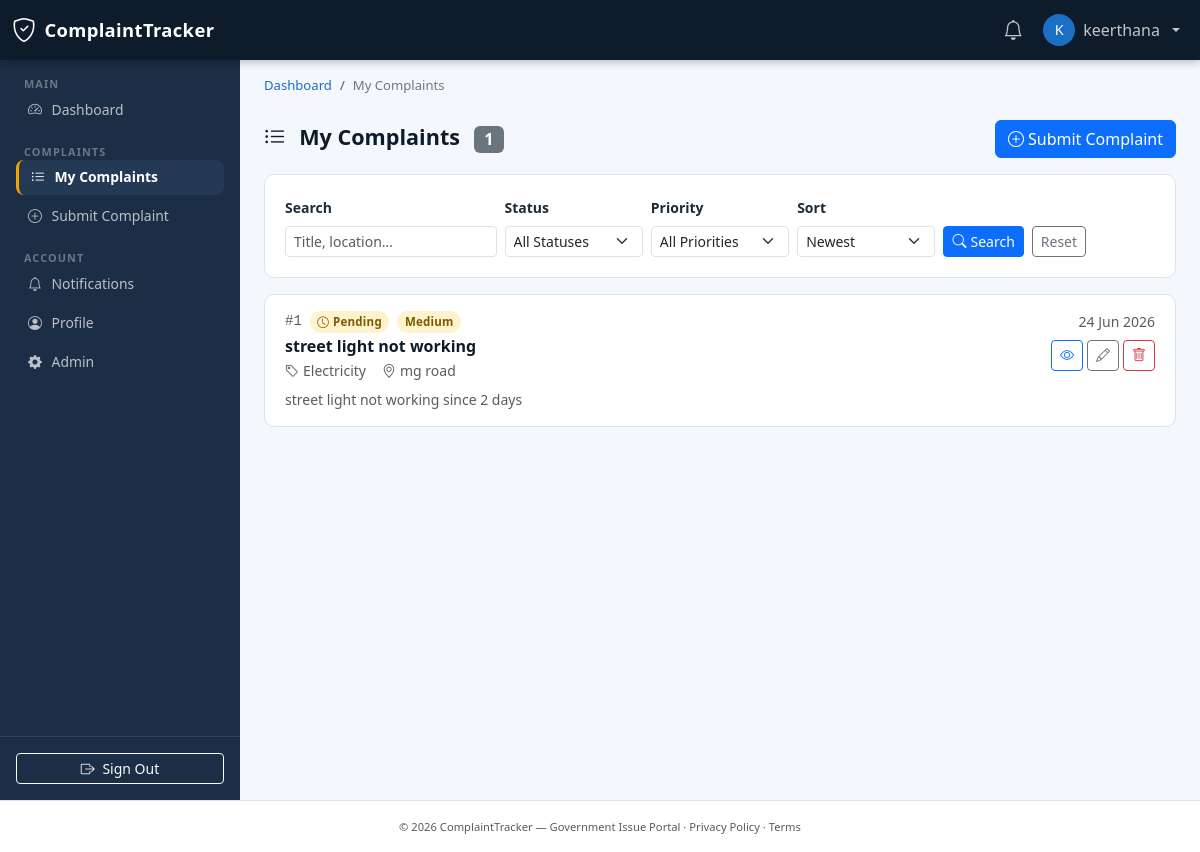
Page /complaints/ (signed in) on the committed database.
### accounts/models.py (models this page shows, shortened)
class User(AbstractUser):
    ROLE_CITIZEN = 'citizen'
    ROLE_OFFICER = 'officer'
    ROLE_ADMIN   = 'admin'
    ROLE_CHOICES = [
        (ROLE_CITIZEN, 'Citizen'),
        (ROLE_OFFICER, 'Officer'),
        (ROLE_ADMIN,   'Admin'),
    ]
    role    = models.CharField(max_length=10, choices=ROLE_CHOICES, default=ROLE_CITIZEN)
    phone   = models.CharField(max_length=20, blank=True)
    address = models.TextField(blank=True)
    avatar  = models.ImageField(upload_to='avatars/', blank=True, null=True)
    class Meta:
        verbose_name      = 'User'
        verbose_name_plural = 'Users'
        indexes = [models.Index(fields=['role'])]
    @property
    def is_citizen(self):
        return self.role == self.ROLE_CITIZEN
    @property
    def is_admin_role(self):
        return self.role == self.ROLE_ADMIN
    @property
    def can_manage_complaints(self):
        return self.role in (self.ROLE_OFFICER, self.ROLE_ADMIN)
    def get_role_badge(self):
        badges = {
            self.ROLE_CITIZEN: 'bg-secondary',
            self.ROLE_OFFICER: 'bg-primary',
            self.ROLE_ADMIN:   'bg-danger',
        }
        return badges.get(self.role, 'bg-secondary')

### complaints/models.py (models this page shows, shortened)
class Complaint(models.Model):
    STATUS_PENDING     = 'pending'
    STATUS_ASSIGNED    = 'assigned'
    STATUS_IN_PROGRESS = 'in_progress'
    STATUS_RESOLVED    = 'resolved'
    STATUS_CLOSED      = 'closed'
    STATUS_CHOICES = [
        (STATUS_PENDING,     'Pending'),
        (STATUS_ASSIGNED,    'Assigned'),
        (STATUS_IN_PROGRESS, 'In Progress'),
        (STATUS_RESOLVED,    'Resolved'),
        (STATUS_CLOSED,      'Closed'),
    ]
    PRIORITY_LOW      = 'low'
    PRIORITY_MEDIUM   = 'medium'
    PRIORITY_HIGH     = 'high'
    PRIORITY_CRITICAL = 'critical'
    PRIORITY_CHOICES = [
        (PRIORITY_LOW,      'Low'),
        (PRIORITY_MEDIUM,   'Medium'),
        (PRIORITY_HIGH,     'High'),
        (PRIORITY_CRITICAL, 'Critical'),
    ]
    citizen     = models.ForeignKey(
        settings.AUTH_USER_MODEL, on_delete=models.CASCADE,
        related_name='complaints', limit_choices_to={'role': 'citizen'})
    title       = models.CharField(max_length=200)
    description = models.TextField()
    category    = models.ForeignKey(Category, on_delete=models.SET_NULL,
                                    null=True, related_name='complaints')
    location    = models.CharField(max_length=255)
    image       = models.ImageField(upload_to='complaint_images/%Y/%m/', blank=True, null=True)
    status      = models.CharField(max_length=20, choices=STATUS_CHOICES, default=STATUS_PENDING)
    priority    = models.CharField(max_length=10, choices=PRIORITY_CHOICES, default=PRIORITY_MEDIUM)
    assigned_to = models.ForeignKey(
        settings.AUTH_USER_MODEL, on_delete=models.SET_NULL,
        null=True, blank=True, related_name='assigned_complaints',
        limit_choices_to={'role__in': ['officer', 'admin']})
    latitude    = models.DecimalField(max_digits=9, decimal_places=6, null=True, blank=True)
    longitude   = models.DecimalField(max_digits=9, decimal_places=6, null=True, blank=True)
    created_at  = models.DateTimeField(auto_now_add=True)
    updated_at  = models.DateTimeField(auto_now=True)
    class Meta:
        ordering = ['-created_at']
        indexes  = [
            models.Index(fields=['status']),
            models.Index(fields=['priority']),
            models.Index(fields=['citizen']),
            models.Index(fields=['assigned_to']),
        ]
    def get_status_badge(self):
        badges = {
            self.STATUS_PENDING:     'badge-pending',
            self.STATUS_ASSIGNED:    'badge-assigned',
            self.STATUS_IN_PROGRESS: 'badge-progress',
            self.STATUS_RESOLVED:    'badge-resolved',
            self.STATUS_CLOSED:      'badge-closed',
        }
        return badges.get(self.status, 'bg-secondary')
    def get_priority_badge(self):
        badges = {
            self.PRIORITY_LOW:      'badge-low',
            self.PRIORITY_MEDIUM:   'badge-medium',
            self.PRIORITY_HIGH:     'badge-high',
            self.PRIORITY_CRITICAL: 'badge-critical',
        }
        return badges.get(self.priority, 'bg-secondary')
    def get_status_icon(self):
        icons = {
            self.STATUS_PENDING:     'bi-clock',
            self.STATUS_ASSIGNED:    'bi-person-check',
            self.STATUS_IN_PROGRESS: 'bi-arrow-repeat',
            self.STATUS_RESOLVED:    'bi-check-circle',
            self.STATUS_CLOSED:      'bi-x-circle',
        }
        return icons.get(self.status, 'bi-question-circle')

class Category(models.Model):
    name        = models.CharField(max_length=100, unique=True)
    description = models.TextField(blank=True)
    icon        = models.CharField(max_length=50, default='bi-tag', help_text='Bootstrap Icons class')
    created_at  = models.DateTimeField(auto_now_add=True)
    class Meta:
        verbose_name_plural = 'Categories'
        ordering = ['name']
    def __str__(self):
        return self.name

### complaints/views.py (the view)
# urls.py: path('',                      views.ComplaintListView.as_view(),   name='list'),
class ComplaintListView(LoginRequiredMixin, ListView):
    model               = Complaint
    template_name       = 'complaints/complaint_list.html'
    context_object_name = 'complaints'
    paginate_by         = 10
    def get_queryset(self):
        user = self.request.user
        qs   = Complaint.objects.select_related('citizen', 'category', 'assigned_to')
        if user.is_citizen:
            qs = qs.filter(citizen=user)
        form = SearchForm(self.request.GET)
        if form.is_valid():
            q        = form.cleaned_data.get('q')
            status   = form.cleaned_data.get('status')
            priority = form.cleaned_data.get('priority')
            category = form.cleaned_data.get('category')
            officer  = form.cleaned_data.get('officer')
            sort     = form.cleaned_data.get('sort') or '-created_at'
            if q:
                qs = qs.filter(
                    Q(title__icontains=q) |
                    Q(location__icontains=q) |
                    Q(description__icontains=q))
            if status:
                qs = qs.filter(status=status)
            if priority:
                qs = qs.filter(priority=priority)
            if category:
                qs = qs.filter(category=category)
            if officer:
                qs = qs.filter(assigned_to=officer)
            qs = qs.order_by(sort)
        else:
            qs = qs.order_by('-created_at')
        return qs
    def get_context_data(self, **kwargs):
        ctx = super().get_context_data(**kwargs)
        ctx['search_form'] = SearchForm(self.request.GET)
        ctx['categories']  = Category.objects.all()
        ctx['total']       = self.get_queryset().count()
        return ctx

### templates/complaints/complaint_list.html (shortened to what this page needs)
{% extends "base.html" %}
{% block breadcrumb %}
<div class="ct-breadcrumb px-4 pt-3">
  <nav aria-label="breadcrumb">
    <ol class="breadcrumb mb-0">
      <li class="breadcrumb-item"><a href="{% url 'dashboard:index' %}">Dashboard</a></li>
      <li class="breadcrumb-item active">{% if user.is_citizen %}My Complaints{% else %}All Complaints{% endif %}</li>
    </ol>
  </nav>
</div>
{% endblock %}
{% block content %}
<div class="d-flex justify-content-between align-items-center mb-3">
  <h4 class="ct-page-title mb-0">
    <i class="bi bi-list-ul me-2"></i>
    {% if user.is_citizen %}My Complaints{% else %}All Complaints{% endif %}
    <span class="badge bg-secondary ms-2">{{ total }}</span>
  </h4>
  {% if user.is_citizen or user.is_admin_role %}
    <a href="{% url 'complaints:create' %}" class="btn btn-primary">
      <i class="bi bi-plus-circle me-1"></i>Submit Complaint
    </a>
  {% endif %}
</div>
<div class="ct-card mb-3">
  <div class="ct-card-body">
    <form method="get" class="row g-2 align-items-end">
      <div class="col-md-3">
        <label class="form-label small fw-semibold">Search</label>
        <input type="text" name="q" value="{{ request.GET.q }}"
               class="form-control form-control-sm" placeholder="Title, location…">
      </div>
      <div class="col-md-2">
        <label class="form-label small fw-semibold">Status</label>
        <select name="status" class="form-select form-select-sm">
          <option value="">All Statuses</option>
        </select>
      </div>
      <div class="col-md-2">
        <label class="form-label small fw-semibold">Priority</label>
        <select name="priority" class="form-select form-select-sm">
          <option value="">All Priorities</option>
        </select>
      </div>
      <div class="col-md-2">
        <label class="form-label small fw-semibold">Sort</label>
        <select name="sort" class="form-select form-select-sm">
          <option value="-created_at" {% if request.GET.sort == '-created_at' or not request.GET.sort %}selected{% endif %}>Newest</option>
        </select>
      </div>
      <div class="col-md-3 d-flex gap-2">
        <button type="submit" class="btn btn-primary btn-sm"><i class="bi bi-search me-1"></i>Search</button>
        <a href="{% url 'complaints:list' %}" class="btn btn-outline-secondary btn-sm">Reset</a>
      </div>
    </form>
  </div>
</div>
{% if complaints %}
  <div class="row g-3 mb-3">
    {% for complaint in complaints %}
    <div class="col-12">
      <div class="ct-complaint-card">
        <div class="d-flex justify-content-between align-items-start flex-wrap gap-2">
          <div class="flex-grow-1">
            <div class="d-flex align-items-center gap-2 mb-1">
              <code class="text-muted small">#{{ complaint.pk }}</code>
              <span class="ct-badge {{ complaint.get_status_badge }}">
                <i class="bi {{ complaint.get_status_icon }} me-1"></i>{{ complaint.get_status_display }}
              </span>
              <span class="ct-badge {{ complaint.get_priority_badge }}">{{ complaint.get_priority_display }}</span>
            </div>
            <h6 class="mb-1">
              <a href="{% url 'complaints:detail' complaint.pk %}" class="ct-complaint-title">
                {{ complaint.title }}
              </a>
            </h6>
            <div class="text-muted small d-flex gap-3 flex-wrap">
              {% if complaint.category %}<span><i class="bi bi-tag me-1"></i>{{ complaint.category }}</span>{% endif %}
              <span><i class="bi bi-geo-alt me-1"></i>{{ complaint.location|truncatechars:40 }}</span>
            </div>
          </div>
          <div class="text-end">
            <div class="small text-muted">{{ complaint.created_at|date:"d M Y" }}</div>
            <div class="mt-2 d-flex gap-1">
              <a href="{% url 'complaints:detail' complaint.pk %}" class="btn btn-sm btn-outline-primary">
                <i class="bi bi-eye"></i>
              </a>
              {% if user.can_manage_complaints or complaint.citizen == user %}
              <a href="{% url 'complaints:update' complaint.pk %}" class="btn btn-sm btn-outline-secondary">
                <i class="bi bi-pencil"></i>
              </a>
              {% endif %}
              {% if user.is_admin_role or complaint.citizen == user %}
              <a href="{% url 'complaints:delete' complaint.pk %}" class="btn btn-sm btn-outline-danger">
                <i class="bi bi-trash"></i>
              </a>
              {% endif %}
            </div>
          </div>
        </div>
        {% if complaint.description %}
          <p class="text-muted small mt-2 mb-0">{{ complaint.description|truncatechars:120 }}</p>
        {% endif %}
      </div>
    </div>
    {% endfor %}
  </div>
{% endif %}
{% endblock %}

### templates/includes/navbar.html (shortened to what this page needs)
<nav class="navbar navbar-expand-lg ct-navbar">
  <div class="container-fluid">
    <a class="navbar-brand d-flex align-items-center gap-2" href="{% url 'dashboard:index' %}">
      <i class="bi bi-shield-check fs-4"></i>
      <span class="fw-bold">ComplaintTracker</span>
    </a>
    <div class="collapse navbar-collapse" id="mainNav">
      <ul class="navbar-nav ms-auto align-items-center gap-1">
        <li class="nav-item">
          <a class="nav-link position-relative" href="{% url 'complaints:notifications' %}">
            <i class="bi bi-bell fs-5"></i>
          </a>
        </li>
        <li class="nav-item dropdown">
          <a class="nav-link dropdown-toggle d-flex align-items-center gap-2" href="#"
             data-bs-toggle="dropdown">
            {% if user.avatar %}
              <img src="{{ user.avatar.url }}" class="ct-avatar-sm rounded-circle" alt="avatar">
            {% else %}
              <div class="ct-avatar-sm ct-avatar-placeholder rounded-circle d-flex align-items-center justify-content-center">
                {{ user.username|first|upper }}
              </div>
            {% endif %}
            <span class="d-none d-md-inline">{{ user.get_full_name|default:user.username }}</span>
          </a>
        </li>
      </ul>
    </div>
  </div>
</nav>

### rows in the picture
User: username|first "K", get_full_name "keerthana"
Complaint: pk "1", status "Pending", priority "Medium", title "street light not working", category "Electricity", location "mg road", created_at "24 Jun 2026", description "street light not working since 2 days"

### other values in the picture
{{ total }} "1"
